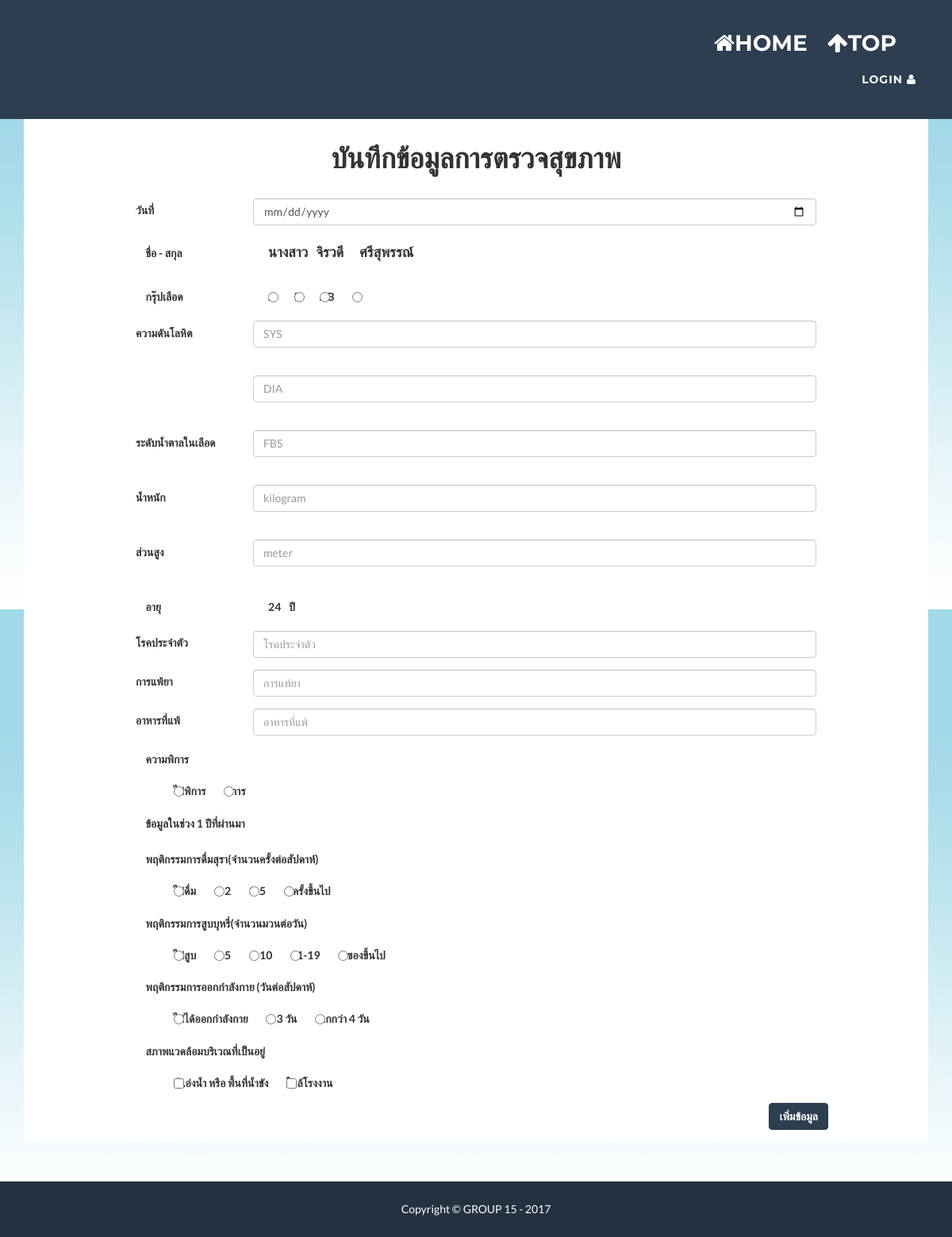
Screenshot of /adddata.php?id=1120911201921 with the database file from the repository.
### tables this page shows
CREATE TABLE `person` (
  `Citizen_ID` varchar(13) NOT NULL,
  `Title` varchar(7) NOT NULL,
  `Fname` varchar(50) NOT NULL,
  `Lname` varchar(50) NOT NULL,
  `Birth_date` date NOT NULL,
  `Tel` varchar(10) NOT NULL,
  `Education` int(5) NOT NULL,
  `Job` int(5) NOT NULL,
  `Salary` int(5) NOT NULL,
  `RWO` varchar(10) NOT NULL,
  `Hid` varchar(11) NOT NULL
);

### adddata.php (the view, shortened to what this page needs)
<?php include "head.php" ?>
<?php include('connection.php'); ?>
<?php
    $id = $_GET['id'];
?>
<div>
  <div class="container" style="background:white">
    <div class="row">
      <div class="col-lg-12">
        <div style="width:100%" >
          <div align="center" style="padding-top:10px;padding-bottom:20px"><h1>บันทึกข้อมูลการตรวจสุขภาพ</h1></div>
          <form name="myForm"  method="POST" onsubmit="return validateForm()">
              <div class="form-group row" style="margin-left:10%;margin-right:10%" id="lname_div">
            <label class="col-2 col-form-label">วันที่</label>
            <div class="col-10">
              <input class="form-control" type="date" class="form-control" id="date" name = "date" placeholder="Date" >
            </div>
            </div>
            <?php
                $sql = "SELECT Title,Fname,Lname, Year(CURRENT_DATE)-Year(Birth_date) AS Age FROM person WHERE Citizen_ID = '$id'";
                $result = mysqli_query($con,$sql);
                while($row = mysqli_fetch_array($result)){
                    $title = $row["Title"];
                    $fname = $row["Fname"];
                    $lname = $row["Lname"];
                    $age = $row["Age"];
                }
            ?>
              <div class="form-check form-group row" style="margin-left:10%">
              <label class="col-2 col-form-label">ชื่อ - สกุล</label>
              <label class="form-check-label">
                <h4><label style="padding-right:10px">
                      <?php
                        echo $title;
                      ?>
                      </label><label style="padding-right:20px">
                      <?php
                        echo $fname;
                      ?>
                      </label><label>
                      <?php
                        echo $lname;
                      ?>
                      </label></h4>
              </label>
            </div>
            <div class="form-check form-group row" style="margin-left:10%" id="bg_DIV">
              <label class="col-2 col-form-label">กรุ๊ปเลือด</label>
              <label class="form-check-label">
                <input class="form-check-input" type="radio" name="BloodGroup" id="inlineRadioA" value="A"> A
              </label>
              <label class="form-check-label" style="margin-left:2%">
                <input class="form-check-input" type="radio" name="BloodGroup" id="inlineRadioB" value="B"> B
              </label>
              <label class="form-check-label" style="margin-left:2%">
                <input class="form-check-input" type="radio" name="BloodGroup" id="inlineRadioAB" value="AB"> AB
              </label>
              <label class="form-check-label" style="margin-left:2%">
                <input class="form-check-input" type="radio" name="BloodGroup" id="inlineRadioO" value="O"> O
              </label>
            </div>
            <div class="form-group row" style="margin-left:10%;margin-right:10%" id="SYS_DIV">
              <label class="col-2 col-form-label">ความดันโลหิต</label>
              <div class="col-10">
                <input class="form-control" type="number" id="SYS" name="SYS" onkeyup="clean(this)" onkeydown="clean(this)" placeholder="SYS" min="1" max="999">
              </div>
            </div>
            <div class="form-group row" style="margin-left:10%;margin-right:10%" id="dia_DIV">
              <label class="col-2 col-form-label"></label>
              <div class="col-10">
                <input class="form-control" type="number" id="DIA" name="DIA" onkeyup="clean(this)" onkeydown="clean(this)" placeholder="DIA" min="1" max="999">
              </div>
            </div>
              <div class="form-group row" style="margin-left:10%;margin-right:10%" id="FBS_DIV">
              <label class="col-2 col-form-label">ระดับน้ำตาลในเลือด</label>
              <div class="col-10">
                <input class="form-control" type="number" id="FBS" name="FBS" onkeyup="clean(this)" onkeydown="clean(this)" placeholder="FBS" min="1" max="999">
              </div>
            </div>
            <div class="form-group row" style="margin-left:10%;margin-right:10%" id="w_DIV">
             <label class="col-2 col-form-label">น้ำหนัก</label>
             <div class="col-10">
              <input class="form-control" type="number" id="weight" name="weight" onkeyup="clean(this)" onkeydown="clean(this)" placeholder="kilogram" min="1" max="999">
            </div>
          </div>
          <div class="form-group row" style="margin-left:10%;margin-right:10%" id="h_DIV">
            <label class="col-2 col-form-label">ส่วนสูง</label>
            <div class="col-10">
              <input class="form-control" type="number" id="height" name="height" onkeyup="clean(this)" onkeydown="clean(this)" placeholder="meter" min="1" max="999">
            </div>
          </div>
          <div class="form-check form-group row" style="margin-left:10%">
            <label class="col-2 col-form-label">อายุ</label>
            <label class="form-check-label">
              <label style="padding-right:10px"><?php
                  echo $age; ?>
                </label><label style="padding-right:20px">ปี</label>
            </label>
          </div>
           <div class="form-group row" style="margin-left:10%;margin-right:10%" id="fname_div">
              <label class="col-2 col-form-label">โรคประจำตัว</label>
              <div class="col-10">
                <input class="form-control" type="text" id="chr" name="chr" placeholder="โรคประจำตัว" onkeyup="clean_not_char(this)" onkeydown="clean_not_char(this)">
              </div>
          </div>
          <div class="form-group row" style="margin-left:10%;margin-right:10%" id="fname_div">
              <label class="col-2 col-form-label">การแพ้ยา</label>
              <div class="col-10">
                <input class="form-control" type="text" id="into" name="into" placeholder="การแพ้ยา" onkeyup="clean_not_char(this)" onkeydown="clean_not_char(this)">
              </div>
          </div>
          <div class="form-group row" style="margin-left:10%;margin-right:10%" id="fname_div">
              <label class="col-2 col-form-label">อาหารที่แพ้</label>
              <div class="col-10">
                <input class="form-control" type="text" id="food" name="food" placeholder="อาหารที่แพ้" onkeyup="clean_not_char(this)" onkeydown="clean_not_char(this)">
              </div>
          </div>
              <div class="form-check form-group row" style="margin-left:10%" id="dis_DIV">
            <label class="col-8 col-form-label">ความพิการ</label>
          </div>
          <div class="form-check form-group row" style="margin-left:10%" id="dissub_DIV">
            <label class="form-check-label"  style="margin-left:5%">
              <input class="form-check-input" type="radio" name="disa" id="disa0" value="0" onclick="disabled_TE()">ไม่พิการ
            </label>
            <label class="form-check-label" style="margin-left:2%">
              <input class="form-check-input" type="radio" name="disa" id="disa1" value="1" onclick="enabled_TE()">พิการ
            </label>
          </div>
          <div class="form-check form-group row" style="margin-left:10%">
            <label class="col-8 col-form-label">ข้อมูลในช่วง 1 ปีที่ผ่านมา</label>
          </div>
          <div class="form-check form-group row" style="margin-left:10%" id="d_DIV">
            <label class="col-8 col-form-label">พฤติกรรมการดื่มสุรา(จำนวนครั้งต่อสัปดาห์)</label>
          </div>
          <div class="form-check form-group row" style="margin-left:10%" id="dsub_DIV">
            <label class="form-check-label" style="margin-left:5%">
              <input class="form-check-input" type="radio" name="Drink" id="drink0" value="0"> ไม่ดื่ม
            </label>
            <label class="form-check-label" style="margin-left:2%">
              <input class="form-check-input" type="radio" name="Drink" id="drink1" value="1"> 1-2
            </label>
            <label class="form-check-label" style="margin-left:2%">
              <input class="form-check-input" type="radio" name="Drink" id="drink2" value="2"> 3-5
            </label>
            <label class="form-check-label" style="margin-left:2%">
              <input class="form-check-input" type="radio" name="Drink" id="drink4" value="3"> 6 ครั้งขึ้นไป
            </label>
          </div>
          <div class="form-check form-group row" style="margin-left:10%" id="s_DIV">
            <label class="col-8 col-form-label">พฤติกรรมการสูบบุหรี่(จำนวนมวนต่อวัน)</label>
          </div>
          <div class="form-check form-group row" style="margin-left:10%" id="ssub_DIV">
            <label class="form-check-label"  style="margin-left:5%">
              <input class="form-check-input" type="radio" name="Smoke" id="Smoke0" value="0"> ไม่สูบ
            </label>
            <label class="form-check-label" style="margin-left:2%">
              <input class="form-check-input" type="radio" name="Smoke" id="Smoke1" value="1"> 1-5
            </label>
            <label class="form-check-label" style="margin-left:2%">
              <input class="form-check-input" type="radio" name="Smoke" id="Smoke2" value="2"> 6-10
            </label>
            <label class="form-check-label" style="margin-left:2%">
              <input class="form-check-input" type="radio" name="Smoke" id="Smoke3" value="3"> 11-19
            </label>
            <label class="form-check-label" style="margin-left:2%">
              <input class="form-check-input" type="radio" name="Smoke" id="Smoke4" value="4"> 1 ซองขึ้นไป
            </label>
          </div>
          <div class="form-check form-group row" style="margin-left:10%" id="ex_DIV">
            <label class="col-8 col-form-label">พฤติกรรมการออกกำลังกาย (วันต่อสัปดาห์)</label>
          </div>
          <div class="form-check form-group row" style="margin-left:10%" id="exsub_DIV">
            <label class="form-check-label"  style="margin-left:5%">
              <input class="form-check-input" type="radio" name="exercise" id="exercise0" value="0" onclick="disabled_TE()">ไม่ได้ออกกำลังกาย
            </label>
            <label class="form-check-label" style="margin-left:2%">
              <input class="form-check-input" type="radio" name="exercise" id="exercise1" value="1" onclick="enabled_TE()">1-3 วัน
            </label>
            <label class="form-check-label" style="margin-left:2%">
              <input class="form-check-input" type="radio" name="exercise" id="exercise2" value="2" onclick="enabled_TE()">มากกว่า 4 วัน
            </label>
          </div>
          <div class="form-check form-group row" style="margin-left:10%">
            <label class="col-8 col-form-label">สภาพแวดล้อมบริเวณที่เป็นอยู่</label>
          </div>
          <div class="form-check form-group row" style="margin-left:10%">
            <label class="form-check-label"  style="margin-left:5%">
              <input class="form-check-input" type="checkbox" id="homearea1" name="homeArea1" value="1" aria-label="...">มีแอ่งน้ำ หรือ พื้นที่น้ำขัง
            </label>
            <label class="form-check-label" style="margin-left:2%">
              <input class="form-check-input" type="checkbox" id="homearea2" name="homeArea2" value="2" aria-label="...">ใกล้โรงงาน
            </label>
          </div>
          <div class="form-check form-group row" style="margin-left:10%;margin-right:10%" align="right">
            <button type="submit" name = "insert" class="btn btn-primary">เพิ่มข้อมูล</button>
          </div>
        </form>
      </div>
    </div>
  </div>
</div>
</div>
<?php include "foot.php" ?>

### rows the page displays
person: Title "นางสาว", Fname "จิรวดี", Lname "ศรีสุพรรณ์"

### other values shown
$age "24"
